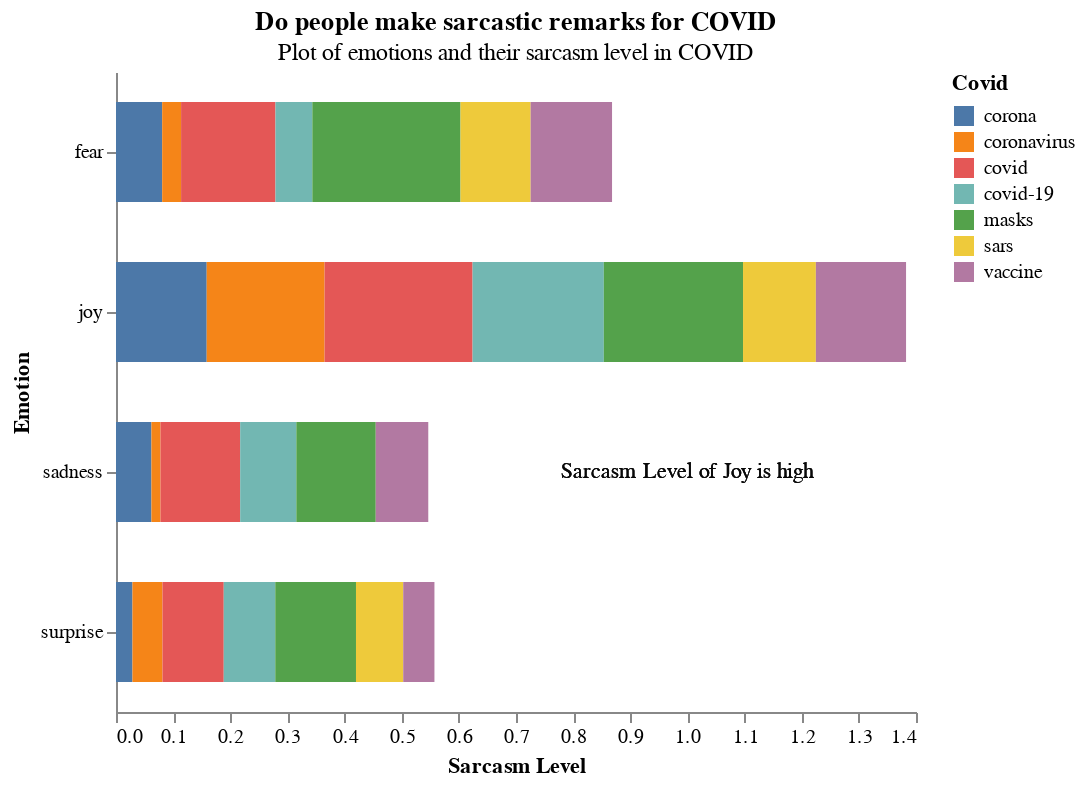

Source (notebook cell):
### Code cell
covid_summary_sentiment_df['text'] = 1
covid_summary_sentiment_df['text_y'] = "sadness"
sarcasm_emotions = (
        alt.Chart(covid_summary_sentiment_df)
        .mark_bar(height = 50)
        .encode(
            x = alt.X("sum(avg_sarcasm)", title="Sarcasm Level"),
            y=alt.Y("emotion_class", title="Emotion"),
            color='Covid',
            tooltip=[alt.Tooltip('avg_sarcasm')]
        )
    ).properties(height=alt.Step(80),title={
      "text": ["Do people make sarcastic remarks for COVID"], 
      "subtitle": ["Plot of emotions and their sarcasm level in COVID"]
    },).interactive()

text = alt.Chart(covid_summary_sentiment_df).mark_text(opacity = 0.1,
    text='Sarcasm Level of Joy is high', angle=0
).encode(
    x='text', y="text_y"
)


sarcasm_emotions = alt.layer(
    sarcasm_emotions,text
).configure_axis(
    grid=False
).configure_view(
    strokeWidth=0
)
sarcasm_emotions.save("plots/nlp/sarcasm_emotions.html")
sarcasm_emotions

### Figure 1 — Vega-Lite specification as saved in the notebook (floating-point values rounded to 4 significant figures)
{"config": {"view": {"continuousWidth": 400, "continuousHeight": 300, "strokeWidth": 0}, "axis": {"grid": false}}, "layer": [{"mark": {"type": "bar", "height": 50}, "encoding": {"color": {"field": "Covid", "type": "nominal"}, "tooltip": [{"field": "avg_sarcasm", "type": "quantitative"}], "x": {"aggregate": "sum", "field": "avg_sarcasm", "title": "Sarcasm Level", "type": "quantitative"}, "y": {"field": "emotion_class", "title": "Emotion", "type": "nominal"}}, "height": {"step": 80}, "selection": {"selector001": {"type": "interval", "bind": "scales", "encodings": ["x", "y"]}}, "title": {"text": ["Do people make sarcastic remarks for COVID"], "subtitle": ["Plot of emotions and their sarcasm level in COVID"]}}, {"mark": {"type": "text", "angle": 0, "opacity": 0.1, "text": "Sarcasm Level of Joy is high"}, "encoding": {"x": {"field": "text", "type": "quantitative"}, "y": {"field": "text_y", "type": "nominal"}}}], "data": {"name": "data-e0751e65834713e3396c54d5f2b0444a"}, "$schema": "https://vega.github.io/schema/vega-lite/v4.17.0.json", "datasets": {"data-e0751e65834713e3396c54d5f2b0444a": [{"Covid": "corona", "emotion_class": "fear", "Activity_x": 2100, "avg_score": 2.4, "sum_contro": 16, "avg_sarcasm": 0.08082, "avg_sentiment": 0.5255, "total_awards": 6, "Activity_y": 3441, "activity_percent": 0.6103, "sarcasm_label": 0.08, "text": 1, "text_y": "sadness"}, {"Covid": "corona", "emotion_class": "surprise", "Activity_x": 448, "avg_score": 3.607, "sum_contro": 4, "avg_sarcasm": 0.0288, "avg_sentiment": 0.6509, "total_awards": 0, "Activity_y": 3441, "activity_percent": 0.1302, "sarcasm_label": 0.03, "text": 1, "text_y": "sadness"}, {"Covid": "corona", "emotion_class": "sadness", "Activity_x": 345, "avg_score": 2.638, "sum_contro": 3, "avg_sarcasm": 0.062, "avg_sentiment": 0.3595, "total_awards": 1, "Activity_y": 3441, "activity_percent": 0.1003, "sarcasm_label": 0.06, "text": 1, "text_y": "sadness"}, {"Covid": "corona", "emotion_class": "joy", "Activity_x": 548, "avg_score": 2.599, "sum_contro": 1, "avg_sarcasm": 0.1587, "avg_sentiment": 0.4992, "total_awards": 0, "Activity_y": 3441, "activity_percent": 0.1593, "sarcasm_label": 0.16, "text": 1, "text_y": "sadness"}, {"Covid": "coronavirus", "emotion_class": "fear", "Activity_x": 19921, "avg_score": 1.77, "sum_contro": 41, "avg_sarcasm": 0.03309, "avg_sentiment": 0.1553, "total_awards": 10, "Activity_y": 23452, "activity_percent": 0.8494, "sarcasm_label": 0.03, "text": 1, "text_y": "sadness"}, {"Covid": "coronavirus", "emotion_class": "surprise", "Activity_x": 433, "avg_score": 2.573, "sum_contro": 4, "avg_sarcasm": 0.05255, "avg_sentiment": 0.6379, "total_awards": 0, "Activity_y": 23452, "activity_percent": 0.01846, "sarcasm_label": 0.05, "text": 1, "text_y": "sadness"}, {"Covid": "coronavirus", "emotion_class": "joy", "Activity_x": 1019, "avg_score": 2.838, "sum_contro": 5, "avg_sarcasm": 0.2063, "avg_sentiment": 0.5029, "total_awards": 2, "Activity_y": 23452, "activity_percent": 0.04345, "sarcasm_label": 0.21, "text": 1, "text_y": "sadness"}, {"Covid": "coronavirus", "emotion_class": "sadness", "Activity_x": 2079, "avg_score": 1.266, "sum_contro": 1, "avg_sarcasm": 0.0159, "avg_sentiment": 0.09272, "total_awards": 1, "Activity_y": 23452, "activity_percent": 0.08865, "sarcasm_label": 0.02, "text": 1, "text_y": "sadness"}, {"Covid": "covid", "emotion_class": "joy", "Activity_x": 4885, "avg_score": 8.208, "sum_contro": 16, "avg_sarcasm": 0.259, "avg_sentiment": 0.5032, "total_awards": 19, "Activity_y": 20305, "activity_percent": 0.2406, "sarcasm_label": 0.26, "text": 1, "text_y": "sadness"}, {"Covid": "covid", "emotion_class": "fear", "Activity_x": 11967, "avg_score": 5.484, "sum_contro": 121, "avg_sarcasm": 0.1652, "avg_sentiment": 0.4975, "total_awards": 33, "Activity_y": 20305, "activity_percent": 0.5894, "sarcasm_label": 0.17, "text": 1, "text_y": "sadness"}, {"Covid": "covid", "emotion_class": "surprise", "Activity_x": 1518, "avg_score": 4.609, "sum_contro": 12, "avg_sarcasm": 0.1072, "avg_sentiment": 0.6912, "total_awards": 0, "Activity_y": 20305, "activity_percent": 0.07476, "sarcasm_label": 0.11, "text": 1, "text_y": "sadness"}, {"Covid": "covid", "emotion_class": "sadness", "Activity_x": 1935, "avg_score": 3.888, "sum_contro": 12, "avg_sarcasm": 0.1394, "avg_sentiment": 0.3439, "total_awards": 3, "Activity_y": 20305, "activity_percent": 0.0953, "sarcasm_label": 0.14, "text": 1, "text_y": "sadness"}, {"Covid": "covid-19", "emotion_class": "surprise", "Activity_x": 285, "avg_score": 3.204, "sum_contro": 3, "avg_sarcasm": 0.09016, "avg_sentiment": 0.6275, "total_awards": 2, "Activity_y": 10489, "activity_percent": 0.02717, "sarcasm_label": 0.09, "text": 1, "text_y": "sadness"}, {"Covid": "covid-19", "emotion_class": "joy", "Activity_x": 924, "avg_score": 3.415, "sum_contro": 1, "avg_sarcasm": 0.2297, "avg_sentiment": 0.4317, "total_awards": 3, "Activity_y": 10489, "activity_percent": 0.08809, "sarcasm_label": 0.23, "text": 1, "text_y": "sadness"}, {"Covid": "covid-19", "emotion_class": "sadness", "Activity_x": 317, "avg_score": 3.868, "sum_contro": 2, "avg_sarcasm": 0.09825, "avg_sentiment": 0.3072, "total_awards": 0, "Activity_y": 10489, "activity_percent": 0.03022, "sarcasm_label": 0.1, "text": 1, "text_y": "sadness"}, {"Covid": "covid-19", "emotion_class": "fear", "Activity_x": 8963, "avg_score": 2.063, "sum_contro": 40, "avg_sarcasm": 0.0645, "avg_sentiment": 0.7572, "total_awards": 10, "Activity_y": 10489, "activity_percent": 0.8545, "sarcasm_label": 0.06, "text": 1, "text_y": "sadness"}, {"Covid": "masks", "emotion_class": "sadness", "Activity_x": 69, "avg_score": 1.551, "sum_contro": 1, "avg_sarcasm": 0.139, "avg_sentiment": 0.4721, "total_awards": 0, "Activity_y": 7559, "activity_percent": 0.009128, "sarcasm_label": 0.14, "text": 1, "text_y": "sadness"}, {"Covid": "masks", "emotion_class": "surprise", "Activity_x": 444, "avg_score": 3.748, "sum_contro": 3, "avg_sarcasm": 0.1413, "avg_sentiment": 0.809, "total_awards": 0, "Activity_y": 7559, "activity_percent": 0.05874, "sarcasm_label": 0.14, "text": 1, "text_y": "sadness"}, {"Covid": "masks", "emotion_class": "joy", "Activity_x": 755, "avg_score": 2.972, "sum_contro": 3, "avg_sarcasm": 0.2436, "avg_sentiment": 0.6899, "total_awards": 2, "Activity_y": 7559, "activity_percent": 0.09988, "sarcasm_label": 0.24, "text": 1, "text_y": "sadness"}, {"Covid": "masks", "emotion_class": "fear", "Activity_x": 6291, "avg_score": 4.509, "sum_contro": 78, "avg_sarcasm": 0.2593, "avg_sentiment": 0.6701, "total_awards": 11, "Activity_y": 7559, "activity_percent": 0.8323, "sarcasm_label": 0.26, "text": 1, "text_y": "sadness"}, {"Covid": "sars", "emotion_class": "sadness", "Activity_x": 9, "avg_score": 2.444, "sum_contro": 0, "avg_sarcasm": 3.454e-05, "avg_sentiment": 0.5911, "total_awards": 0, "Activity_y": 792, "activity_percent": 0.01136, "sarcasm_label": 0.0, "text": 1, "text_y": "sadness"}, {"Covid": "sars", "emotion_class": "joy", "Activity_x": 51, "avg_score": 2.039, "sum_contro": 0, "avg_sarcasm": 0.1275, "avg_sentiment": 0.5418, "total_awards": 1, "Activity_y": 792, "activity_percent": 0.06439, "sarcasm_label": 0.13, "text": 1, "text_y": "sadness"}, {"Covid": "sars", "emotion_class": "surprise", "Activity_x": 9, "avg_score": 1.889, "sum_contro": 0, "avg_sarcasm": 0.08265, "avg_sentiment": 0.6689, "total_awards": 0, "Activity_y": 792, "activity_percent": 0.01136, "sarcasm_label": 0.08, "text": 1, "text_y": "sadness"}, {"Covid": "sars", "emotion_class": "fear", "Activity_x": 723, "avg_score": 5.964, "sum_contro": 10, "avg_sarcasm": 0.1227, "avg_sentiment": 0.4725, "total_awards": 4, "Activity_y": 792, "activity_percent": 0.9129, "sarcasm_label": 0.12, "text": 1, "text_y": "sadness"}, {"Covid": "vaccine", "emotion_class": "sadness", "Activity_x": 52, "avg_score": 1.808, "sum_contro": 0, "avg_sarcasm": 0.09188, "avg_sentiment": 0.2349, "total_awards": 0, "Activity_y": 8291, "activity_percent": 0.006272, "sarcasm_label": 0.09, "text": 1, "text_y": "sadness"}, {"Covid": "vaccine", "emotion_class": "fear", "Activity_x": 7053, "avg_score": 2.574, "sum_contro": 29, "avg_sarcasm": 0.1425, "avg_sentiment": 0.5186, "total_awards": 7, "Activity_y": 8291, "activity_percent": 0.8507, "sarcasm_label": 0.14, "text": 1, "text_y": "sadness"}, {"Covid": "vaccine", "emotion_class": "surprise", "Activity_x": 181, "avg_score": 2.243, "sum_contro": 0, "avg_sarcasm": 0.05463, "avg_sentiment": 0.5906, "total_awards": 0, "Activity_y": 8291, "activity_percent": 0.02183, "sarcasm_label": 0.05, "text": 1, "text_y": "sadness"}, {"Covid": "vaccine", "emotion_class": "joy", "Activity_x": 1005, "avg_score": 2.387, "sum_contro": 6, "avg_sarcasm": 0.1578, "avg_sentiment": 0.4274, "total_awards": 1, "Activity_y": 8291, "activity_percent": 0.1212, "sarcasm_label": 0.16, "text": 1, "text_y": "sadness"}]}}
